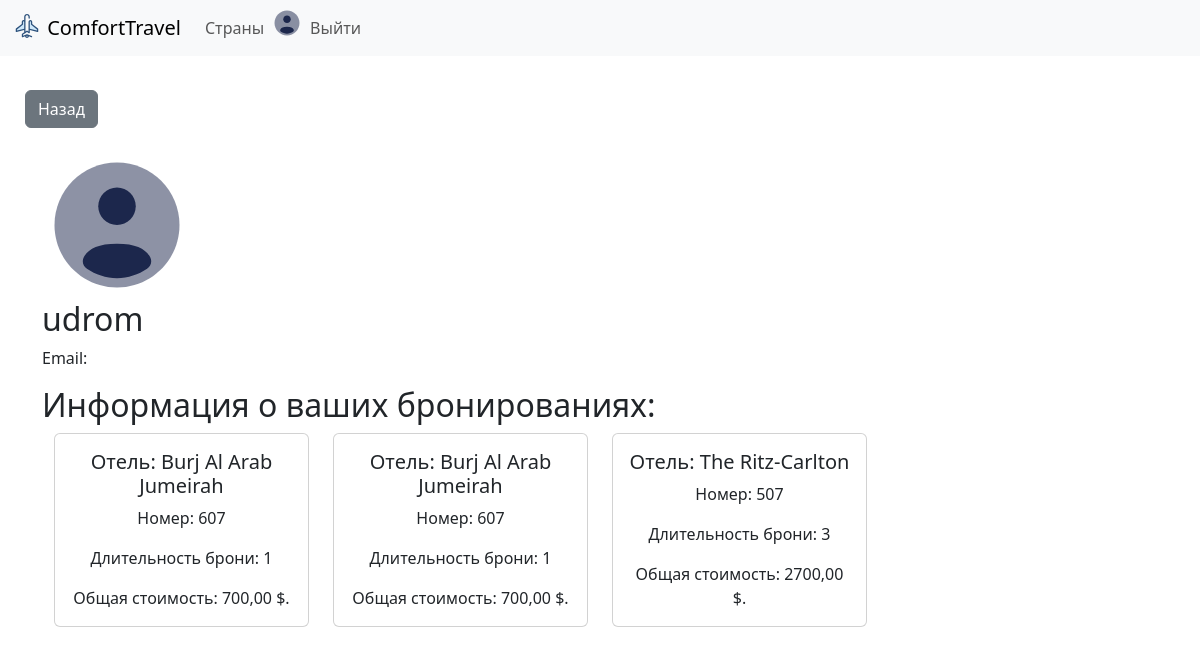
/accounts/profile/ (signed in), run on the app's committed database.
### hotel_reservations/models.py (models this page shows, shortened)
class Reservation(models.Model):
    user = models.ForeignKey(User, on_delete=models.CASCADE, verbose_name='Пользователь')
    hotel = models.ForeignKey(Hotel, on_delete=models.CASCADE, verbose_name='Отель')
    room = models.ForeignKey(Room, on_delete=models.CASCADE, verbose_name='Комната')
    duration = models.PositiveIntegerField()
    total_price = models.DecimalField(max_digits=10, decimal_places=2, verbose_name='Общая стоимость')
    class Meta:
        verbose_name = 'Бронирование'
        verbose_name_plural = 'Бронирования'

class Hotel(models.Model):
    title = models.CharField(max_length=150, verbose_name='Название отеля')
    description = models.TextField(verbose_name='Описание отеля', blank=True)
    country = models.ForeignKey(Country, on_delete=models.CASCADE, null=True, verbose_name='Страна')
    address = models.CharField(max_length=255, verbose_name='Адрес')
    contacts = models.TextField(verbose_name='Контакты', blank=True, null=True)
    rating = models.DecimalField(max_digits=3, decimal_places=2, verbose_name='Рейтинг')
    photo = models.ImageField(upload_to='photos/%Y/%m/%d/', verbose_name='Фото', blank=True, null=True)
    allow_check_in_time = models.TimeField(verbose_name='Доступное время заезда', blank=True, null=True)
    allow_check_out_time = models.TimeField(verbose_name='Доступное время выезда', blank=True, null=True)
    class Meta:
        verbose_name = 'Отель'
        verbose_name_plural = 'Отели'
        ordering = ['-rating']

class Room(models.Model):
    ROOM_TYPE_CHOICES = (
        ('single', 'Одиночный'),
        ('double', 'Двухместный'),
        ('triple', 'Трёхместный'),
        ('quadruple', 'Четырёхместный')
    )
    hotel = models.ForeignKey(Hotel, on_delete=models.CASCADE, null=True, verbose_name='Отель')
    room_number = models.CharField(max_length=10, verbose_name='Номер комнаты')
    room_type = models.CharField(max_length=100, choices=ROOM_TYPE_CHOICES, verbose_name='Тип комнаты')
    price_per_night = models.DecimalField(max_digits=10, decimal_places=2, verbose_name='Цена за ночь')
    availability = models.BooleanField(default=True, verbose_name='Доступность')
    class Meta:
        verbose_name = 'Номер'
        verbose_name_plural = 'Номера'
        ordering = ['hotel', 'room_number']

### accounts/views.py (the view)
# urls.py: path('profile/', profile_view, name='profile')
@login_required
def profile_view(request):
    reservations = Reservation.objects.filter(user=request.user)
    return render(request, template_name='accounts/profile.html', context={'reservations': reservations})

### accounts/templates/accounts/profile.html (shortened to what this page needs)
{% extends 'base.html' %}
{% block content %}
{% load static %}
<div>
    <img src="{% static 'images/user-circle-svgrepo-com.svg' %}" alt="Profile picture" height="150px" width="150px">
    <h2>{{ user.username }}</h2>
    <p>Email: {{ user.email }}</p>
</div>
<div>
    {% if reservations %}
    <h2>Информация о ваших бронированиях:</h2>
    <div class="container text-center">
        <div class="row row-cols-4">
                {% for item in reservations %}
                    <div class="col">
                        <div class="card h-100">
                            <div class="card-body">
                                <h5 class="card-title">Отель: {{ item.hotel.title }}</h5>
                                <p class="card-text">Номер: {{ item.room.room_number }}</p>
                                <p class="card-text">Длительность брони: {{ item.duration }}</p>
                                <p class="card-text">Общая стоимость: {{ item.total_price }} $.</p>
                            </div>
                        </div>
                    </div>
                {% endfor %}
        </div>
    </div>
    {% else %}
    <p>У вас пока нет бронирований.</p>
    {% endif %}
</div>
{% endblock %}

### data on the page
Reservation: hotel "Burj Al Arab Jumeirah", room.room_number "607", duration "1", total_price "700,00"
Reservation: hotel "Burj Al Arab Jumeirah", room.room_number "607", duration "1", total_price "700,00"
Reservation: hotel "The Ritz-Carlton", room.room_number "507", duration "3", total_price "2700,00"

### other printed values
{{ user.username }} "udrom"
